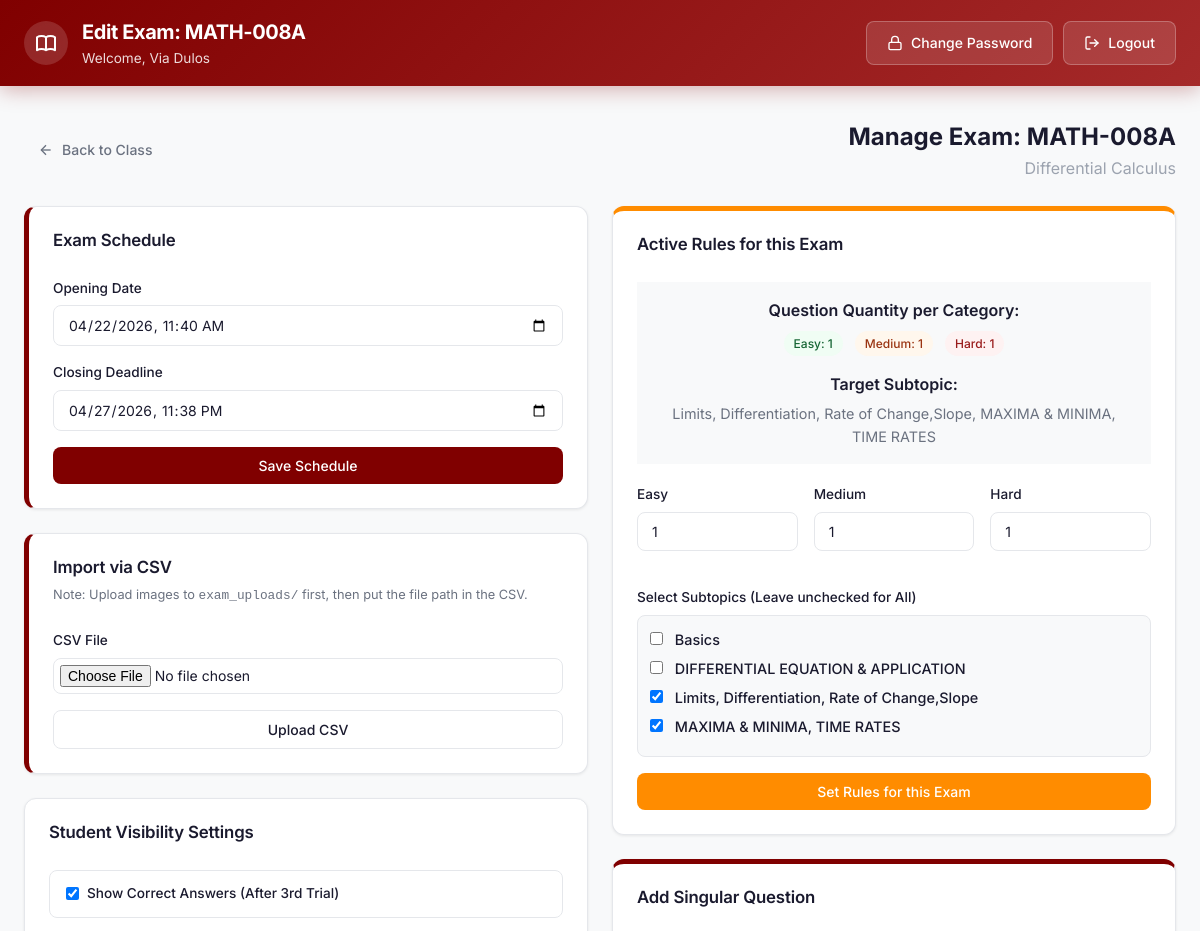
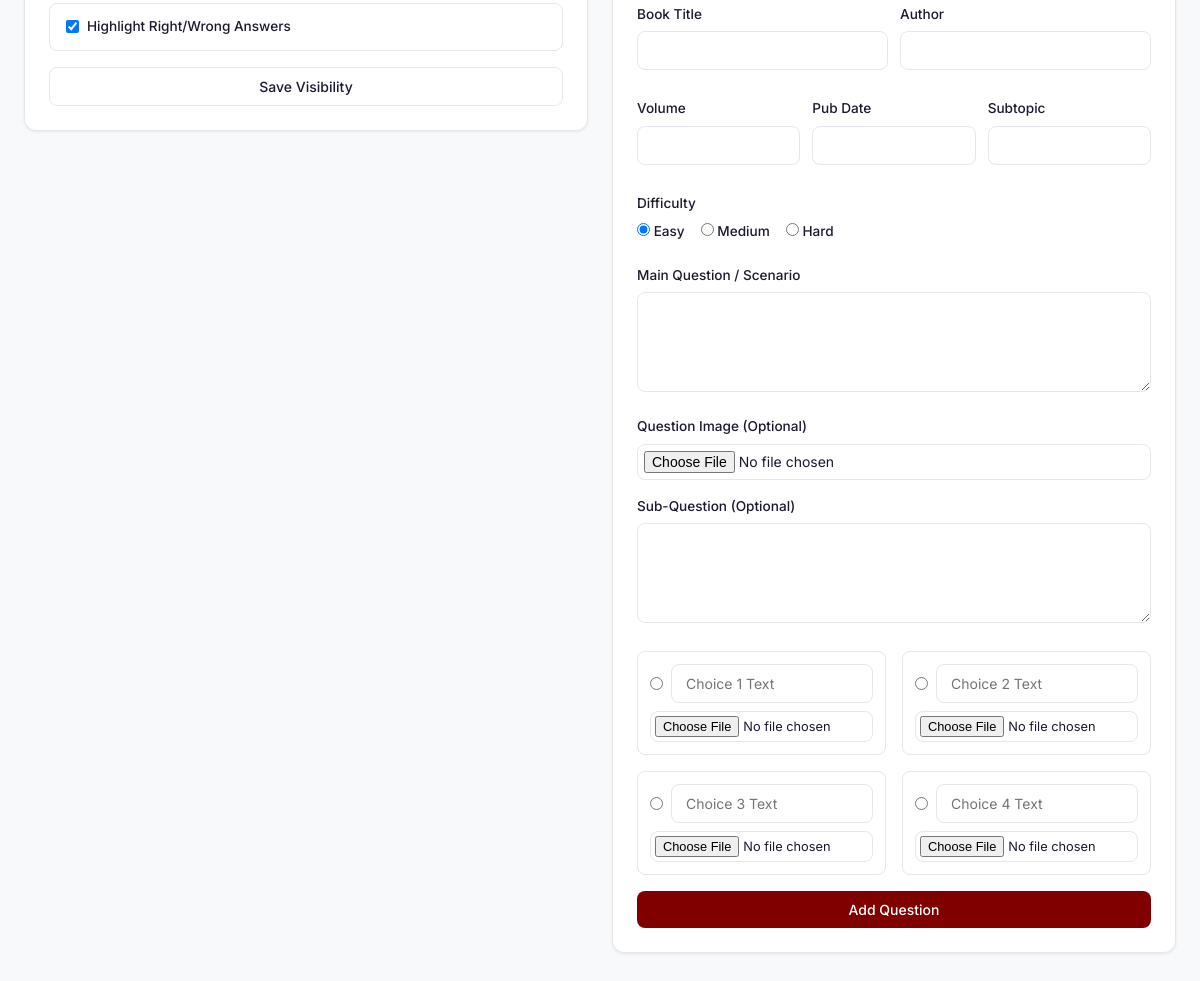
/php/editexam.php?id=MATH-008A&class_id=51 (signed in), run on the app's committed database (2 pictures, top to bottom).
### tables this page shows
CREATE TABLE `class_courses` (
  `class_course_id` int(11) NOT NULL AUTO_INCREMENT,
  `class_id` int(11) DEFAULT NULL,
  `course_id` int(11) DEFAULT NULL,
  `opening_date` datetime DEFAULT NULL,
  `deadline` datetime DEFAULT NULL,
  `selected_subtopic` varchar(255) DEFAULT NULL,
  `easy_limit` int(11) DEFAULT 0,
  `medium_limit` int(11) DEFAULT 0,
  `hard_limit` int(11) DEFAULT 0,
  `show_correct_after_three` tinyint(1) DEFAULT 0,
  `show_right_wrong_feedback` tinyint(1) DEFAULT 1,
  PRIMARY KEY (`class_course_id`),
  UNIQUE KEY `class_id` (`class_id`,`course_id`)
);

CREATE TABLE `courses` (
  `id` int(11) NOT NULL AUTO_INCREMENT,
  `course_code` varchar(10) NOT NULL,
  `course_name` varchar(100) NOT NULL,
  `prog_id` int(11) NOT NULL,
  `opening_date` datetime DEFAULT NULL,
  `deadline` datetime DEFAULT NULL,
  `easy_limit` int(11) DEFAULT NULL,
  `medium_limit` int(11) DEFAULT NULL,
  `hard_limit` int(11) DEFAULT NULL,
  `selected_subtopic` varchar(255) DEFAULT NULL,
  PRIMARY KEY (`id`),
  KEY `prog_id` (`prog_id`),
  CONSTRAINT `courses_ibfk_1` FOREIGN KEY (`prog_id`) REFERENCES `programs` (`prog_id`)
);

### php/editexam.php (the view, shortened to what this page needs)
<?php
require_once 'config.php';
$courseCode = $_GET['id'] ?? '';
$classId = intval($_GET['class_id'] ?? 0);
$escapedCode = $conn->real_escape_string($courseCode);
$stmt = $conn->prepare("
    SELECT c.course_name, cc.opening_date, cc.deadline, cc.easy_limit, cc.medium_limit, cc.hard_limit, cc.selected_subtopic, cc.show_correct_after_three, cc.show_right_wrong_feedback
    FROM courses c
    JOIN class_courses cc ON c.id = cc.course_id
    WHERE c.course_code = ? AND cc.class_id = ?
");
$stmt->bind_param("si", $courseCode, $classId);
$stmt->execute();
$courseData = $stmt->get_result()->fetch_assoc();
include 'includes/header.php';
?>
<div class="main-content">
    <div class="flex-between mb-6">
        <a href="manage_class.php?id=<?= $classId ?>" class="btn btn-ghost"><svg width="16" height="16" viewBox="0 0 24 24" fill="none" stroke="currentColor" stroke-width="2"><line x1="19" y1="12" x2="5" y2="12"/><polyline points="12 19 5 12 12 5"/></svg> Back to Class</a>
        <div style="text-align: right;">
            <h2 style="font-size: 1.5rem; font-weight: bold;">Manage Exam: <?= htmlspecialchars($courseCode) ?></h2>
            <p class="text-muted"><?= htmlspecialchars($courseData['course_name']) ?></p>
        </div>
    </div>
    <div class="grid-2" style="gap: 24px; align-items: start;">
        <div style="display: flex; flex-direction: column; gap: 24px;">
            <div class="card" style="border-left: 5px solid var(--maroon);">
                <div class="card-header"><h3 class="card-title">Exam Schedule</h3></div>
                <div class="card-content">
                    <form method="POST">
                        <div class="form-group">
                            <label>Opening Date</label>
                            <input type="datetime-local" name="opening_date" class="form-control" value="<?= $courseData['opening_date'] ? date('Y-m-d\TH:i', strtotime($courseData['opening_date'])) : '' ?>" required>
                        </div>
                        <div class="form-group">
                            <label>Closing Deadline</label>
                            <input type="datetime-local" name="deadline" class="form-control" value="<?= $courseData['deadline'] ? date('Y-m-d\TH:i', strtotime($courseData['deadline'])) : '' ?>" required>
                        </div>
                        <button type="submit" name="save_schedule" class="btn btn-maroon btn-block">Save Schedule</button>
                    </form>
                </div>
            </div>
            <div class="card" style="border-left: 5px solid var(--maroon);">
                <div class="card-header">
                    <h3 class="card-title">Import via CSV</h3>
                    <p class="card-description" style="font-size: 0.8rem;">Note: Upload images to <code>exam_uploads/</code> first, then put the file path in the CSV.</p>
                </div>
                <div class="card-content">
                    <form method="POST" enctype="multipart/form-data">
                        <div class="form-group">
                            <label>CSV File</label>
                            <input type="file" name="csv_file" accept=".csv" class="form-control" required style="padding: 6px;">
                        </div>
                        <button type="submit" name="upload_csv" class="btn btn-outline-dark btn-block">Upload CSV</button>
                    </form>
                </div>
            </div>
            <div class="card">
                <div class="card-header"><h3 class="card-title">Student Visibility Settings</h3></div>
                <div class="card-content">
                    <form method="POST">
                        <div class="form-group">
                            <label class="option-label" style="display:flex; align-items:center; gap:8px;">
                                <input type="checkbox" name="show_correct" <?= $courseData['show_correct_after_three'] ? 'checked' : '' ?>>
                                Show Correct Answers (After 3rd Trial)
                            </label>
                        </div>
                        <div class="form-group">
                            <label class="option-label" style="display:flex; align-items:center; gap:8px;">
                                <input type="checkbox" name="show_feedback" <?= $courseData['show_right_wrong_feedback'] ? 'checked' : '' ?>>
                                Highlight Right/Wrong Answers
                            </label>
                        </div>
                        <button type="submit" name="update_visibility" class="btn btn-outline-dark btn-block mt-2">Save Visibility</button>
                    </form>
                </div>
            </div>
        </div>
        <div style="display: flex; flex-direction: column; gap: 24px;">
            <div class="card" style="border-top: 5px solid var(--orange);">
                <div class="card-header">
                    <h3 class="card-title">Active Rules for this Exam</h3>
                </div>
                <div class="card-content">
                    <div style="background: var(--bg-primary); padding: 16px; border-radius: var(--border-radius-md); margin-bottom: 20px; text-align: center;">
                        <p style="font-weight: 600; margin-bottom: 8px;">Question Quantity per Category:</p>
                        <div style="display: flex; justify-content: center; gap: 12px; margin-bottom: 16px;">
                            <span class="badge badge-green">Easy: <?= $courseData['easy_limit'] ?></span>
                            <span class="badge badge-orange">Medium: <?= $courseData['medium_limit'] ?></span>
                            <span class="badge badge-red">Hard: <?= $courseData['hard_limit'] ?></span>
                        </div>
                        <p style="font-weight: 600; margin-bottom: 4px;">Target Subtopic:</p>
                        <p style="font-size: 0.9rem; color: var(--text-secondary);"><?= $courseData['selected_subtopic'] ? str_replace('|', ', ', htmlspecialchars($courseData['selected_subtopic'])) : 'All Subtopics' ?></p>
                    </div>
                    <form method="POST">
                        <div class="grid-3" style="gap: 16px; margin-bottom: 20px;">
                            <div class="form-group"><label>Easy</label><input type="number" name="easy_limit" class="form-control" value="<?= $courseData['easy_limit'] ?>" min="0" required></div>
                            <div class="form-group"><label>Medium</label><input type="number" name="medium_limit" class="form-control" value="<?= $courseData['medium_limit'] ?>" min="0" required></div>
                            <div class="form-group"><label>Hard</label><input type="number" name="hard_limit" class="form-control" value="<?= $courseData['hard_limit'] ?>" min="0" required></div>
                        </div>
                        <div class="form-group">
                            <label>Select Subtopics (Leave unchecked for All)</label>
                            <div style="border: 1px solid var(--border-color); border-radius: var(--border-radius-sm); padding: 12px; max-height: 150px; overflow-y: auto; background: var(--bg-primary);">
                                <?php
                                $subRes = $conn->query("SELECT DISTINCT subtopic FROM exam WHERE course_code = '$escapedCode' AND TRIM(subtopic) != '' ORDER BY subtopic ASC");
                                $activeSubs = explode('|', $courseData['selected_subtopic'] ?? '');
                                while($s = $subRes->fetch_assoc()):
                                    $safeSub = htmlspecialchars($s['subtopic']);
                                    $isChecked = in_array($s['subtopic'], $activeSubs) ? 'checked' : '';
                                ?>
                                <label style="display:block; margin-bottom: 6px; font-size: 0.9rem; cursor: pointer;">
                                    <input type="checkbox" name="target_subtopic[]" value="<?= $safeSub ?>" <?= $isChecked ?> style="margin-right: 8px;">
                                    <?= $safeSub ?>
                                </label>
                                <?php endwhile; ?>
                            </div>
                        </div>
                        <button type="submit" name="update_rules" class="btn btn-orange btn-block">Set Rules for this Exam</button>
                    </form>
                </div>
            </div>
            <div class="card" style="border-top: 5px solid var(--maroon);">
                <div class="card-header"><h3 class="card-title">Add Singular Question</h3></div>
                <div class="card-content">
                    <form method="POST" enctype="multipart/form-data">
                        <div class="grid-2" style="gap: 12px; margin-bottom: 12px;">
                            <div class="form-group"><label>Book Title</label><input type="text" name="book_title" class="form-control" required></div>
                            <div class="form-group"><label>Author</label><input type="text" name="author" class="form-control"></div>
                        </div>
                        <div class="grid-3" style="gap: 12px; margin-bottom: 12px;">
                            <div class="form-group"><label>Volume</label><input type="text" name="volume" class="form-control"></div>
                            <div class="form-group"><label>Pub Date</label><input type="text" name="pub_date" class="form-control"></div>
                            <div class="form-group"><label>Subtopic</label><input type="text" name="subtopic" class="form-control" required></div>
                        </div>
                        <div class="form-group mb-4">
                            <label>Difficulty</label>
                            <div style="display:flex; gap:16px;">
                                <label><input type="radio" name="category" value="Easy" checked> Easy</label>
                                <label><input type="radio" name="category" value="Medium"> Medium</label>
                                <label><input type="radio" name="category" value="Hard"> Hard</label>
                            </div>
                        </div>
                        <div class="form-group">
                            <label>Main Question / Scenario</label>
                            <textarea name="question" class="form-control" rows="3" required></textarea>
                        </div>
                        <div class="form-group">
                            <label>Question Image (Optional)</label>
                            <input type="file" name="q_img_file" accept="image/*" class="form-control" style="padding: 6px;">
                        </div>
                        <div class="form-group">
                            <label>Sub-Question (Optional)</label>
                            <textarea name="subquestion" class="form-control" rows="2"></textarea>
                        </div>
                        <div class="grid-2" style="gap: 16px; margin-top: 20px;">
                            <?php for($i=1; $i<=4; $i++): ?>
                            <div style="border: 1px solid var(--border-color); padding: 12px; border-radius: var(--border-radius-sm);">
                                <div style="display:flex; align-items:center; gap:8px; margin-bottom: 8px;">
                                    <input type="radio" name="anskey" value="ch_<?= $i ?>" required>
                                    <input type="text" name="ch<?= $i ?>" class="form-control" placeholder="Choice <?= $i ?> Text" required style="margin:0;">
                                </div>
                                <input type="file" name="ch<?= $i ?>_img_file" accept="image/*" class="form-control" style="padding: 4px; font-size: 0.8rem;">
                            </div>
                            <?php endfor; ?>
                        </div>
                        <button type="submit" name="add_question" class="btn btn-maroon btn-block mt-4">Add Question</button>
                    </form>
                </div>
            </div>
        </div>
    </div>
</div>
</body></html>

### data on the page
class_courses: course.course_name "Differential Calculus", opening_date "04/22/2026 11:40", deadline "04/27/2026 23:38", show_correct_after_three "☑", show_right_wrong_feedback "☑", easy_limit "1", medium_limit "1", hard_limit "1", selected_subtopic "Limits, Differentiation, Rate of Change,Slope, MAXIMA & MINIMA, TIME RATES"

### other printed values
$pageTitle "Edit Exam: MATH-008A"
$user['first_name'] . ' ' . $user['last_name'] "Via Dulos"
$courseCode "MATH-008A"
$safeSub "Basics"
$safeSub "DIFFERENTIAL EQUATION & APPLICATION"
$safeSub "Limits, Differentiation, Rate of Change,Slope"
$safeSub "MAXIMA & MINIMA, TIME RATES"
